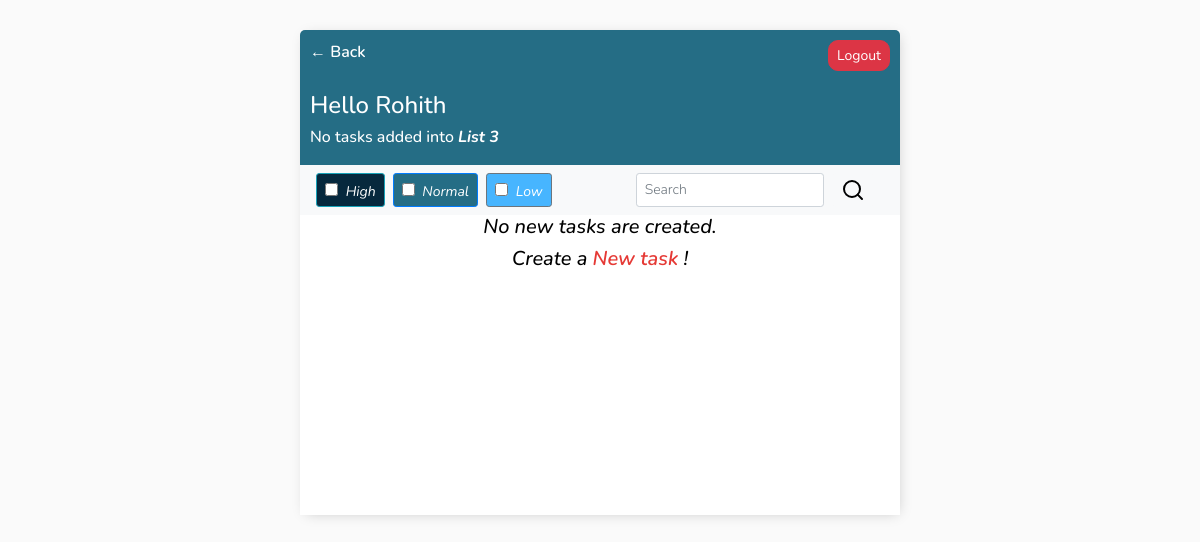
The app's page /lists/15/tasks/ (signed in), older data.
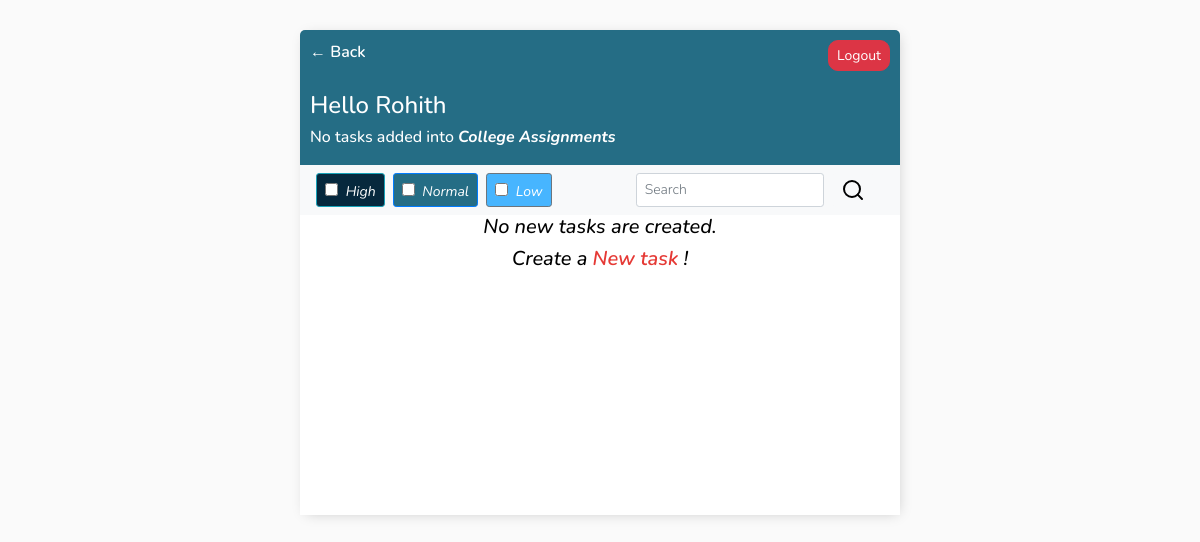
The same page, newer data.
### base/models.py (models this page shows)
class AbstractModel(models.Model):
    created_on = models.DateTimeField(auto_now_add=True)
    deleted_on = models.DateTimeField(null=True, blank=True)
    updated_on = models.DateTimeField(auto_now=True)
    created_by = models.ForeignKey(User, on_delete=models.CASCADE, null=True, blank=True, related_name='%(class)s_requests_created')
    updated_by = models.ForeignKey(User, on_delete=models.CASCADE, null=True, blank=True, related_name='%(class)s_requests_updated')
    deleted_by = models.ForeignKey(User, on_delete=models.CASCADE, null=True, blank=True, related_name='%(class)s_requests_deleted')
    class Meta:
        abstract = True

class List(AbstractModel):
    title = models.CharField(max_length=200)
    description = models.TextField(default='', blank=True)
    def __str__(self):
        return self.title

### base/views/TaskList.py (the view, shortened to what this page needs)
# urls.py: path('<int:listid>/tasks/', TaskList.as_view(), name='tasks'),
class TaskList(LoginRequiredMixin, ListView):
    model = Task
    context_object_name = 'tasks'
    fields = ['complete']
    def get_context_data(self, **kwargs):
        context = super().get_context_data(**kwargs)
        context['tasks'] = context['tasks'].filter(created_by=self.request.user, list_no=self.kwargs['listid'])
        context['count'] = context['tasks'].filter(complete=False).count()
        context['count2'] = context['tasks'].filter(complete=True).count()
        context['total'] = context['tasks'].count()
        context['list'] = List.objects.get(id=self.kwargs['listid'])
        context['listname'] = List.objects.get(id=self.kwargs['listid'])
        search_input = self.request.GET.get('search-area') or ''
        if search_input:
            context['tasks'] = context['tasks'].filter(title__contains=search_input)
        context['search_input'] = search_input
        search_input_Priority = self.request.GET.get('check') or self.request.GET.get('check1') or self.request.GET.get('check2') or self.request.GET.get('check3')
        context['search_input_Priority'] = search_input_Priority
        return context

### base/templates/base/task_list.html (shortened to what this page needs)
{% extends 'base/main.html' %}
{% block content %}
<div class="header-bar">
    <a href="{% url 'lists' %}">&#8592; Back</a>
    {% if request.user.is_authenticated %}
    <a id="logout" href="{% url 'logout' %}" class="btn btn-sm btn-danger">Logout</a>
    {% else %}
    <a id="logout" href="{% url 'login' %}" class="btn btn-danger">Login</a>
    {% endif %}
</div>
<div class="header">
    <div>
        <h4> Hello {{request.user|title}} </h4>
        {% if total == 0 %}
        <h6>No tasks added into <i><b>{{listname}}</b></h6>
        {% else %}
        <h6 style="margin:0"><i><b>{{count2}}</b> &nbsp;</i>/ <i><b>{{total}} </b> &nbsp;</i> tasks completed from <i> <b>{{listname}}</b></i></h6>
        {% endif %}
    </div>
</div>
<nav class="navbar navbar-light bg-light justify-content-between">
    <form class="form-inline">
        <div class="d-flex justify-content-around">
        <span class="btn btn-sm btn-info" style='margin-right:8px'>
            <input style='margin-top:5px' onChange="this.form.submit()" type="checkbox" value="High" name="check1" class="form-check-input" {% if High_b  %}checked {% endif %}> High
        </span>
        <span class="btn btn-sm btn-primary" style='margin-right:8px'>
            <input style='margin-top:5px' onChange="this.form.submit()" type="checkbox" value="Normal"  name="check2" class="form-check-input" {% if Normal_b %}checked {% endif %}> Normal
        </span>
        <span class="btn btn-sm btn-secondary" style='margin-right:8px'>
            <input style='margin-top:5px' onChange="this.form.submit()" type="checkbox" value="Low"  name="check3" class="form-check-input" {% if Low_b %}checked {% endif %}> Low
        </span>
        </div>
        <a>&nbsp;&nbsp;&nbsp;&nbsp;&nbsp;&nbsp;&nbsp;&nbsp;&nbsp;&nbsp;&nbsp;&nbsp;&nbsp;&nbsp;&nbsp;&nbsp;&nbsp;&nbsp;</a>
        <div class="d-flex" >
            <input class="form-control form-control-sm mr-sm-2" type='search' name='search-area' value="{{search_input}}" placeholder="Search" aria-label="Search">
            {% load static %}
            <button class="btn btn-sm btn-light my-2 my-sm-0" type="submit"><img src="{% static 'base/search.svg' %}"></button>
        </div>
    </form>
</nav>
<div id="tasklist" class="task-items-wrapper" style="overflow:scroll; height:300px;">
    {% for task in tasks %}
        {% if task.id  %}
                <a href="{% url 'task-update' listid=list.id pk=task.id %}" style="text-decoration: none;">&nbsp;&nbsp;&nbsp;{% load static %}
                <a href="{% url 'task-delete' listid=list.id pk=task.id %}" style="text-decoration: none;">{% load static %}
        {% endif %}
        {% empty %}
        <div style="text-align: center; padding-bottom: 10px; line-height: 1em;">
            <h5 style="color:black;">No new tasks are created.</h5>
            <h5 style="color:black;">Create a <a style="text-decoration: none; color: #e53935;" href="{% url 'task-create' list.id %}"> New task</a> ! </h5>
        </div>
    {% endfor %}
</div>
{% endblock content%}

Row changes from the older to the newer data that the page shows:
changed List: title "List 3" → "College Assignments"
